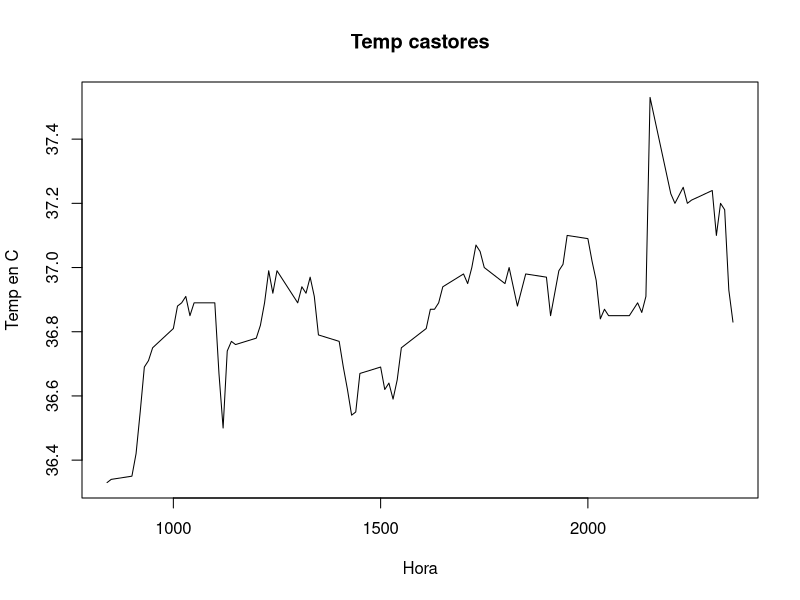

Write the R code that produced this figure.
## ---- chunk 1
knitr::opts_chunk$set(echo = TRUE)
## ---- chunk 2
summary(beaver1)
nrow(beaver1)
## ---- chunk 3
summary(beaver2)
nrow(beaver2)
## ---- chunk 4
beaver <- rbind(beaver1, beaver2)
x <- c("first", "second")
origen <- rep(x, c(100, 114))
beaver <- cbind(beaver, origen)
summary(beaver$origen, beaver$time)
## ---- chunk 5
n_beaver1 <- beaver1[beaver1$time > 500, ]
# hay un corte en la secuencia de los datos, entonces solo se usaron a partir de las 500h
plot(n_beaver1$time, n_beaver1$temp, type = "l", main = "Temp castores", xlab = "Hora", ylab = "Temp en C")
